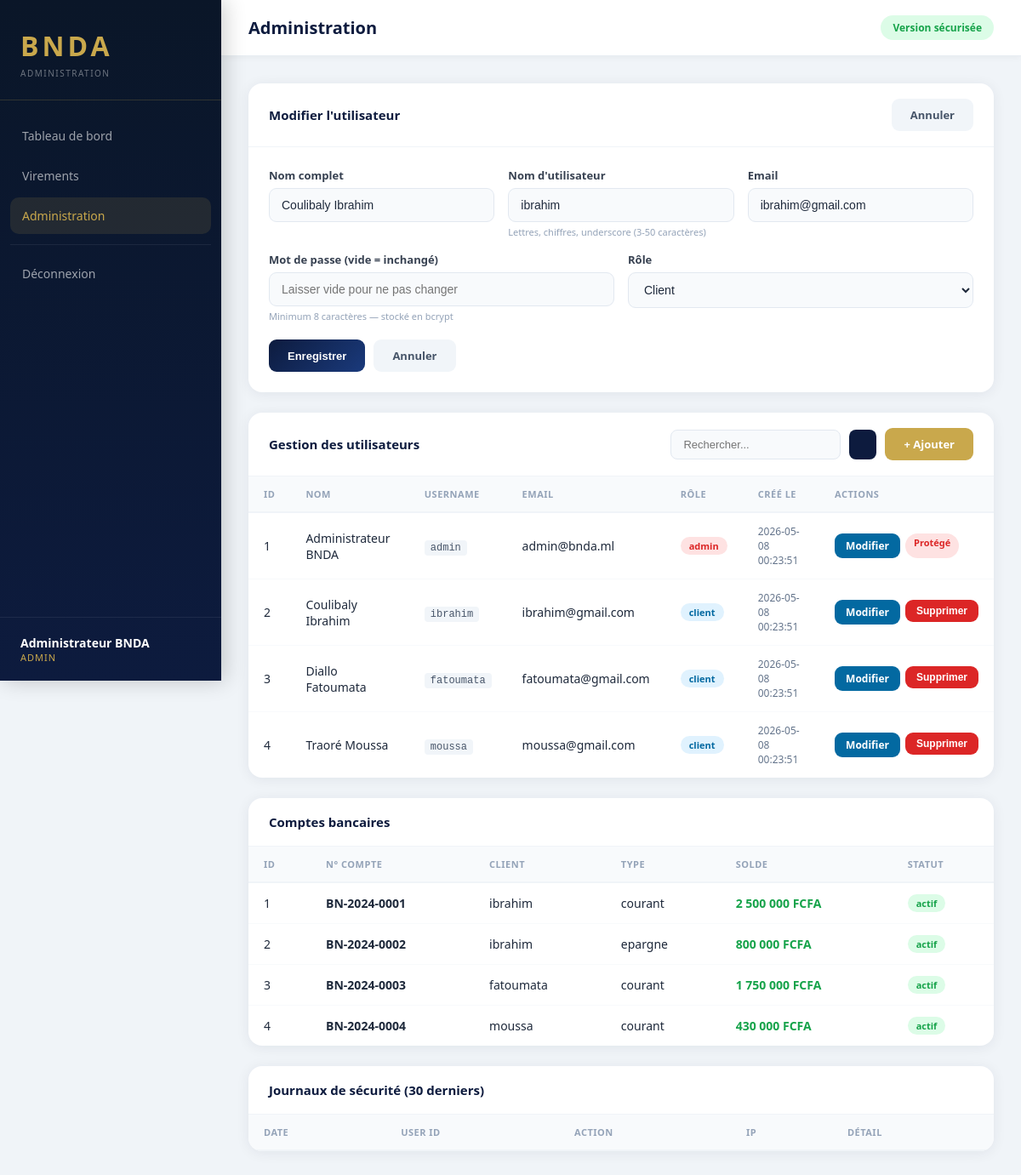
Screenshot of /admin.php?action=edit&id=2 (signed in) with the database file from the repository.
### tables this page shows
CREATE TABLE users (
    id INT AUTO_INCREMENT PRIMARY KEY,
    nom VARCHAR(100) NOT NULL,
    username VARCHAR(50) UNIQUE NOT NULL,
    email VARCHAR(150) UNIQUE NOT NULL,
    password_hash VARCHAR(255) NOT NULL,        
    role ENUM('admin','client') DEFAULT 'client',
    tentatives TINYINT DEFAULT 0,               
    verrou_fin DATETIME DEFAULT NULL,
    created_at DATETIME DEFAULT CURRENT_TIMESTAMP
);

CREATE TABLE comptes (
    id INT AUTO_INCREMENT PRIMARY KEY,
    user_id INT NOT NULL,
    numero VARCHAR(20) UNIQUE NOT NULL,
    type ENUM('courant','epargne') DEFAULT 'courant',
    solde DECIMAL(15,2) DEFAULT 0.00,
    statut ENUM('actif','bloque') DEFAULT 'actif',
    FOREIGN KEY (user_id) REFERENCES users(id) ON DELETE CASCADE
);

### db.php (called while the page is built, shortened)
<?php
function e(string $s): string {
    return htmlspecialchars($s, ENT_QUOTES | ENT_HTML5, 'UTF-8');
}
?>

### admin.php (the view, shortened to what this page needs)
<?php
require_once 'auth.php';
$action = $_GET['action'] ?? '';
$edit_user = null;
if ($action === 'edit' && isset($_GET['id'])) {
    $stmt = $pdo->prepare("SELECT id,nom,username,email,role FROM users WHERE id=?");
    $stmt->execute([(int)$_GET['id']]);
    $edit_user = $stmt->fetch();
}
$q    = trim($_GET['q'] ?? '');
$like = '%' . $q . '%';
$stmt = $pdo->prepare("SELECT id,nom,username,email,role,created_at FROM users WHERE nom LIKE ? OR username LIKE ? ORDER BY id");
$stmt->execute([$like, $like]);
$users = $stmt->fetchAll();
$r2 = $pdo->prepare("SELECT c.*,u.username FROM comptes c JOIN users u ON c.user_id=u.id ORDER BY c.id");
$r2->execute();
$comptes = $r2->fetchAll();
?>
<!DOCTYPE html>
<html lang="fr">
<head>
</head>
<body> <aside class="sidebar"> <div class="sidebar-head"> <div class="logo">BNDA</div> <div class="sub">ADMINISTRATION</div> </div> <nav class="nav"> <a href="home.php">Tableau de bord</a> <a href="virement.php">Virements</a> <a href="admin.php" class="active">Administration</a> <hr class="nav-divider"> <a href="logout.php">Déconnexion</a> </nav> <div class="sidebar-foot"> <div class="user-info"> <div class="name"><?= e($_SESSION['nom']) ?></div> <div class="role"><?= e($_SESSION['role']) ?></div> </div> </div>
</aside> <main class="main"> <div class="topbar"> <h2> Administration</h2> <div class="secure-badge"> Version sécurisée</div> </div> <div class="content"> <?php if ($action === 'create' || ($action === 'edit' && $edit_user)): ?> <div class="card"> <div class="card-head"> <h3><?= $action === 'edit' ? ' Modifier l\'utilisateur' : ' Nouvel utilisateur' ?></h3> <a href="admin.php" class="btn btn-cancel"> Annuler</a> </div> <div class="card-body"> <form method="POST"> <div class="grid3"> <div class="form-group"> <label>Nom complet</label> <input type="text" name="nom"
                     value="<?= e($edit_user['nom'] ?? '') ?>"
                     placeholder="Nom et prénom" required minlength="3" maxlength="100"> </div> <div class="form-group"> <label>Nom d'utilisateur</label> <input type="text" name="username"
                     value="<?= e($edit_user['username'] ?? '') ?>"
                     placeholder="username" required
                     pattern="[a-zA-Z0-9_]{3,50}" title="Lettres, chiffres et _ uniquement"> <span class="hint">Lettres, chiffres, underscore (3-50 caractères)</span> </div> <div class="form-group"> <label>Email</label> <input type="email" name="email"
                     value="<?= e($edit_user['email'] ?? '') ?>"
                     placeholder="email@exemple.com" required maxlength="150"> </div> </div> <div class="grid2" style="margin-top:16px"> <div class="form-group"> <label>Mot de passe<?= $action === 'edit' ? ' (vide = inchangé)' : '' ?></label>  <input type="password" name="password"
                     placeholder="<?= $action === 'edit' ? 'Laisser vide pour ne pas changer' : 'Minimum 8 caractères' ?>"
                     <?= $action === 'create' ? 'required minlength="8"' : 'minlength="8"' ?> maxlength="128"> <span class="hint">Minimum 8 caractères — stocké en bcrypt</span> </div> <div class="form-group"> <label>Rôle</label> <select name="role"> <option value="client" <?= (($edit_user['role'] ?? 'client') === 'client') ? 'selected' : '' ?>>Client</option> <option value="admin"  <?= (($edit_user['role'] ?? '') === 'admin')  ? 'selected' : '' ?>>Admin</option> </select> </div> </div> <div class="form-actions"> <button type="submit" class="btn btn-primary"> <?= $action === 'edit' ? ' Enregistrer' : ' Créer l\'utilisateur' ?> </button> <a href="admin.php" class="btn btn-cancel">Annuler</a> </div> </form> </div> </div> <?php endif; ?>  <div class="card"> <div class="card-head"> <h3> Gestion des utilisateurs</h3> <div style="display:flex;gap:10px;align-items:center;flex-wrap:wrap"> <form method="GET" class="search-row">  <input type="text" name="q" placeholder="Rechercher..." value="<?= e($q) ?>" maxlength="50"> <button type="submit"></button> </form> <a href="admin.php?action=create" class="btn btn-gold">+ Ajouter</a> </div> </div> <table> <thead> <tr> <th>ID</th><th>Nom</th><th>Username</th><th>Email</th>  <th>Rôle</th><th>Créé le</th><th>Actions</th> </tr> </thead> <tbody> <?php foreach ($users as $u): ?> <tr> <td><?= (int)$u['id'] ?></td> <td><?= e($u['nom']) ?></td> <td><code><?= e($u['username']) ?></code></td> <td><?= e($u['email']) ?></td> <td><span class="badge badge-<?= e($u['role']) ?>"><?= e($u['role']) ?></span></td> <td style="color:#64748b;font-size:12px"><?= e($u['created_at']) ?></td> <td> <div class="td-actions"> <a href="admin.php?action=edit&id=<?= (int)$u['id'] ?>" class="btn btn-edit"> Modifier</a> <?php if ($u['role'] !== 'admin'): ?>  <form method="POST" onsubmit="return confirm('Supprimer cet utilisateur ?')"> <input type="hidden" name="csrf_token" value="<?= csrf() ?>"> <input type="hidden" name="action"  value="delete"> <input type="hidden" name="user_id" value="<?= (int)$u['id'] ?>"> <button type="submit" class="btn btn-danger"> Supprimer</button> </form> <?php else: ?> <span class="badge badge-admin">Protégé</span> <?php endif; ?> </div> </td> </tr> <?php endforeach; ?> </tbody> </table> </div>  <div class="card"> <div class="card-head"><h3> Comptes bancaires</h3></div> <table> <thead> <tr><th>ID</th><th>N° Compte</th><th>Client</th><th>Type</th><th>Solde</th><th>Statut</th></tr> </thead> <tbody> <?php foreach ($comptes as $c): ?> <tr> <td><?= (int)$c['id'] ?></td> <td><strong><?= e($c['numero']) ?></strong></td> <td><?= e($c['username']) ?></td> <td><?= e($c['type']) ?></td> <td class="amount"><?= number_format($c['solde'],0,',',' ') ?> FCFA</td> <td><span class="badge badge-actif"><?= e($c['statut']) ?></span></td> </tr> <?php endforeach; ?> </tbody> </table> </div>  <div class="card"> <div class="card-head"><h3> Journaux de sécurité (30 derniers)</h3></div> <div class="scroll-table"> <table> <thead> <tr><th>Date</th><th>User ID</th><th>Action</th><th>IP</th><th>Détail</th></tr> </thead> </table> </div> </div> </div>
</main>
</body>
</html>

### rows the page displays
users: nom "Coulibaly Ibrahim", username "ibrahim", email "ibrahim@gmail.com", role "Client", id "2", role "client", created_at "2026-05-08 00:23:51"
users: id "1", nom "Administrateur BNDA", username "admin", email "admin@bnda.ml", role "admin", created_at "2026-05-08 00:23:51", shows "Protégé"
users: id "3", nom "Diallo Fatoumata", username "fatoumata", email "fatoumata@gmail.com", role "client", created_at "2026-05-08 00:23:51"
users: id "4", nom "Traoré Moussa", username "moussa", email "moussa@gmail.com", role "client", created_at "2026-05-08 00:23:51"
comptes: id "1", numero "BN-2024-0001", user.username "ibrahim", type "courant", solde "2 500 000", statut "actif"
comptes: id "2", numero "BN-2024-0002", user.username "ibrahim", type "epargne", solde "800 000", statut "actif"
comptes: id "3", numero "BN-2024-0003", user.username "fatoumata", type "courant", solde "1 750 000", statut "actif"
comptes: id "4", numero "BN-2024-0004", user.username "moussa", type "courant", solde "430 000", statut "actif"

### other values shown
$_SESSION['nom'] "Administrateur BNDA"
$_SESSION['role'] "ADMIN"
